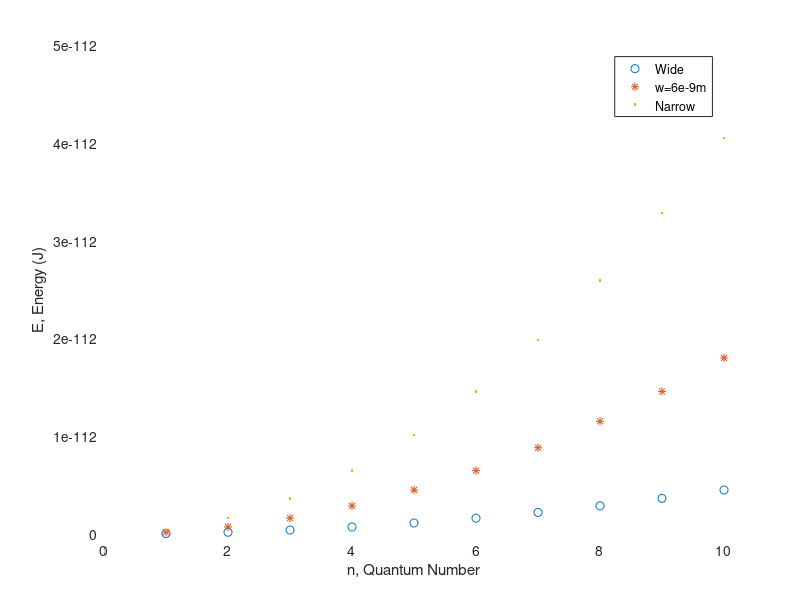

This figure's MATLAB source:
% This program simulates Part A of The Quantum Well Laboratory Exercise from PHY3PRJ. 
% The code plots the energy of the first n eigenvalues for a well of a width w.

title('Energy Levels in a Quantum Well')

w=3e-9 %Well width in meters.
m=9.1093837*10^-31 %Mass of electron in Kg.
h=6.62607015*10^-34 %Planck's constant in J/s.
n=[1:10]' %Quantum number
nsq=(n.*n) %Squaring matrix
% ' turns a row vector into a column vector.
% * element wise multiplication

E=(h^2)*nsq/8*m*(w^2) %From solution of Schrodinger Equation (J)
plot(n,E,'o')
hold on

% Width = 3nm. Change width from 3nm to 6nm.
w=6e-9 %Width in meters.
E=(h^2)*nsq/8*m*(w^2)
plot(n,E,'*')

% Width = 6nm. Change width from 6nm to 9nm.
w=9e-9 %Width in meters.
E=(h^2)*nsq/8*m*(w^2)
plot(n,E,'.')

xlabel('n, Quantum Number') 
ylabel('E, Energy (J)') 
legend('Wide','w=6e-9m','Narrow')